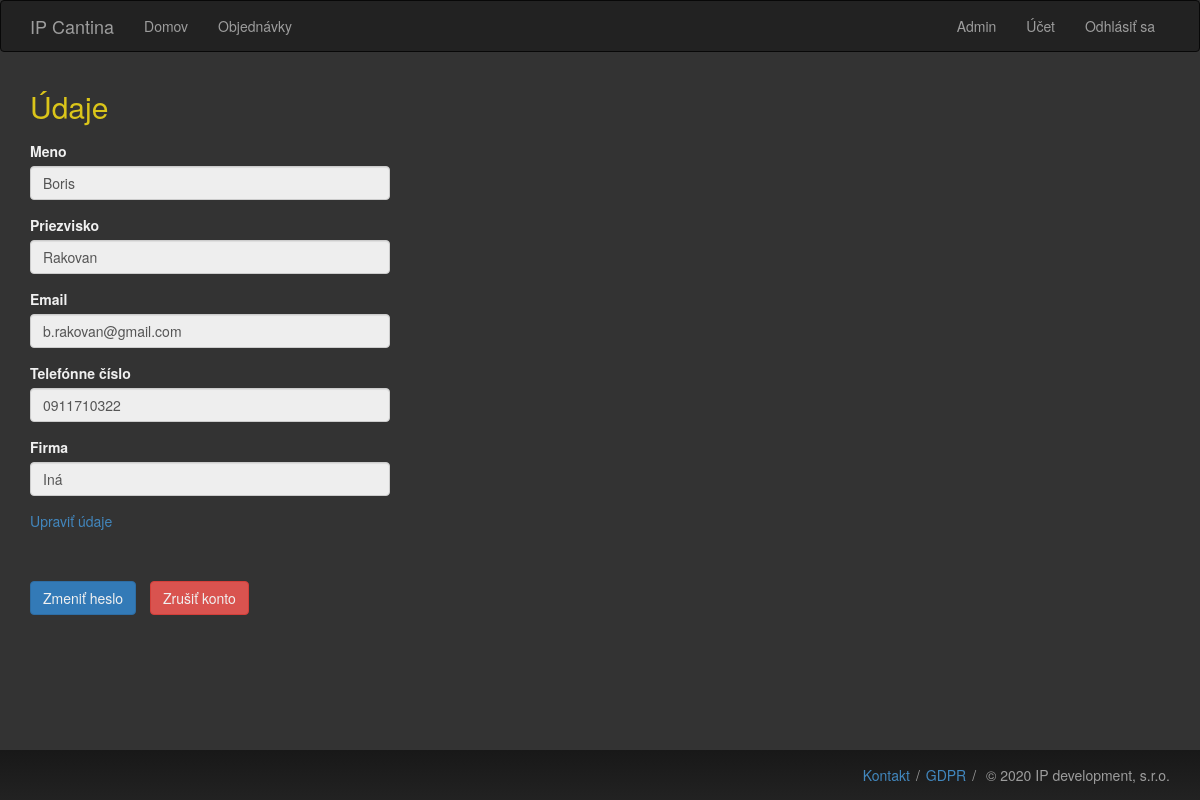
Page /account (signed in) on the committed database.
### app/models.py (models this page shows, shortened)
class User(db.Model, UserMixin):
    id = db.Column(db.Integer, primary_key=True)
    first_name = db.Column(db.String(64))
    surname = db.Column(db.String(64))
    email = db.Column(db.String(120), index=True, unique=True)
    company_id = db.Column(db.Integer, db.ForeignKey('company.id'))
    password_hash = db.Column(db.String(128))
    phone = db.Column(db.String(16))
    orders = db.relationship('Order', backref='customer', lazy='dynamic', cascade="all,delete")
    urole = db.Column(db.String(32))
    def get_urole(self):
        return self.urole
    def is_admin(self):
        return self.urole == UserRole.ADMIN

### app/routes.py (the view)
@app.route('/account', methods=['GET', 'POST'])
@login_required()
def account():
    form = AccountForm()
    if request.method == 'GET':
        form.first_name.data = current_user.first_name
        form.surname.data = current_user.surname
        form.email.data = current_user.email
        form.phone.data = current_user.phone
        form.company.data = current_user.company.title
    return render_template('account.html', title='Účet', form=form)

### app/forms.py
class AccountForm(FlaskForm):
    first_name = StringField('Meno', validators=[DataRequired()])
    surname = StringField('Priezvisko', validators=[DataRequired()])
    email = StringField('Email', validators=[DataRequired(), Email()])
    phone = StringField('Telefónne číslo', validators=[DataRequired()])
    company = StringField('Firma', validators=[DataRequired()])

### app/models.py (called while the page is built)
@login_manager.user_loader
def load_user(id):
    return User.query.get(int(id))

### app/routes.py (called while the page is built)
def login_required(role=UserRole.BASIC):
    def login_wrapper(fn):
        @wraps(fn)
        def decorated_view(*args, **kwargs):
            if not current_user.is_authenticated:
               return login_manager.unauthorized()
            urole = current_user.get_urole()
            if urole != role and role != UserRole.BASIC:
                return login_manager.unauthorized()
            return fn(*args, **kwargs)
        return decorated_view
    return login_wrapper

### app/templates/account.html
{% extends "base.html" %}
{% import 'bootstrap/wtf.html' as wtf %}
{% block app_content %}
    <h1>Údaje</h1>
    <div class="row">
        <div class="col-md-4">
            {{ wtf.quick_form(form, extra_classes="readonly") }}
        </div>
    </div>
    <div class="account-action">
        <a href="{{ url_for('edit_profile') }}" class="">Upraviť údaje</a><br>
        <div class="inline">
            <a href="{{ url_for('change_password') }}" class="btn btn-primary">Zmeniť heslo</a>
            <a href="{{ url_for('delete_account') }}" class="btn btn-danger">Zrušiť konto</a>
        </div>
    </div>
{% endblock %}

### app/static/style.css (style rules this page uses)
html, body { height: 100%; }
h1 { font-size: 30px; margin: 18px 0 18px; }
.account-action .inline a { margin: 50px 10px 0 0; }

### app/static/dark_style.css (style rules this page uses)
body { background-color: #333333; color: #F0F0F0; }
a, a:visited { color: #4287BE; }
.account-action .inline a, .delete-account a { color: #F0F0F0; }
h1 { color: #DBC51A; }

### rows in the picture
User: first_name "Boris", surname "Rakovan", email "b.rakovan@gmail.com", phone "0911710322", company "Iná"
